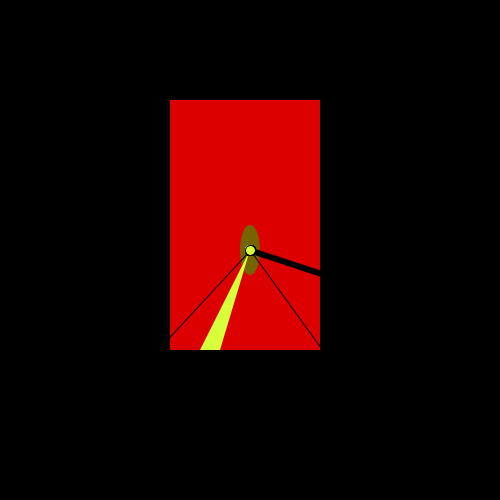
Frame 1 (no input)
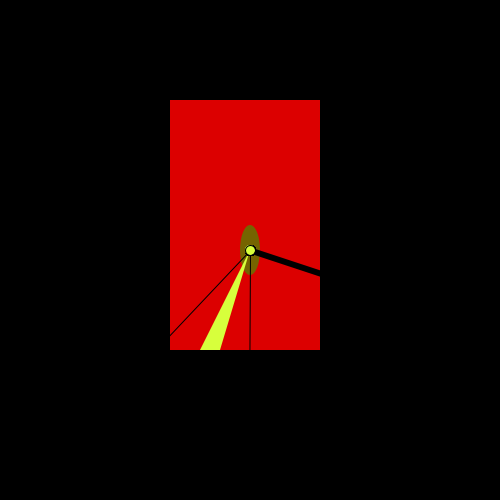
Frame 60 (the mouse pressed at the canvas centre just before this capture)
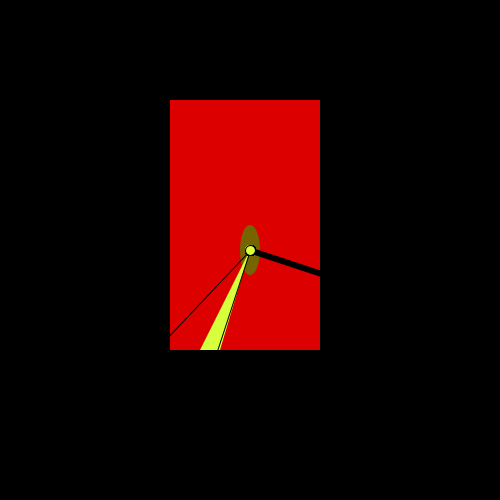
Frame 120 (the mouse held since frame 60 and released just before this capture)

The Processing sketch that drew these frames (run headless with seeded random() and noise(); from frame 60 on, the mouse is pressed at the canvas centre):

// Processing sketch: processing_62774
// ── processing_62774.pde

int cx, cy;
float secondsRadius;
float minutesRadius;
float hoursRadius;
float clockDiameter;
int x, y;
int position = 160;
float text;

void setup() {
  background(0);
  size(500, 500);
  stroke(255);
  smooth();
  
  int radius = min(width, height) / 2;
  secondsRadius = radius * 0.72;
  minutesRadius = radius * 0.60;
  hoursRadius = radius * 0.50;
  clockDiameter = radius * 1.8;
  
  cx = width / 2;
  cy = height / 2;
}

void draw() {
   fill(0,0,0);
 noStroke();
fill(50,50,50);
 


 fill(220,0,0);
 rect(170,100,150,250);
fill(117,100,0);
 ellipse(250,250,20,50);
 fill(50,50,50);
fill(215,751,60);  
triangle(200,350,250,250,220,350);


  
  
  // Angles for sin() and cos() start at 3 o'clock;
  // subtract HALF_PI to make them start at the top
  float s = map(second(), 0, 20, 0, TWO_PI) - HALF_PI;
  float m = map(minute() + norm(second(), 0, 60), 0, 60, 0, TWO_PI) - HALF_PI; 
  float h = map(hour() + norm(minute(), 0, 60), 0, 24, 0, TWO_PI * 2) - HALF_PI;
  
  // Draw the hands of the clock
  stroke(0,0,0);
  line(cx, cy, cx + cos(s) * secondsRadius, cy + sin(s) * secondsRadius);
  line(cx, cy, cx + cos(m) * minutesRadius, cy + sin(m) * minutesRadius);
  strokeWeight(6);
  line(cx, cy, cx + cos(h) * hoursRadius, cy + sin(h) * hoursRadius);
  
  // Draw the minute ticks
  strokeWeight(1);
  beginShape(POINTS);
  for (int a = 0; a < 360; a+=6) {
    float x = cx + cos(radians(a)) * secondsRadius;
    float y = cy + sin(radians(a)) * secondsRadius;
    vertex(x, y);
    ellipse(250,250,10,10);
    float text;
 
    PFont font;

 
  }
  endShape();
}
